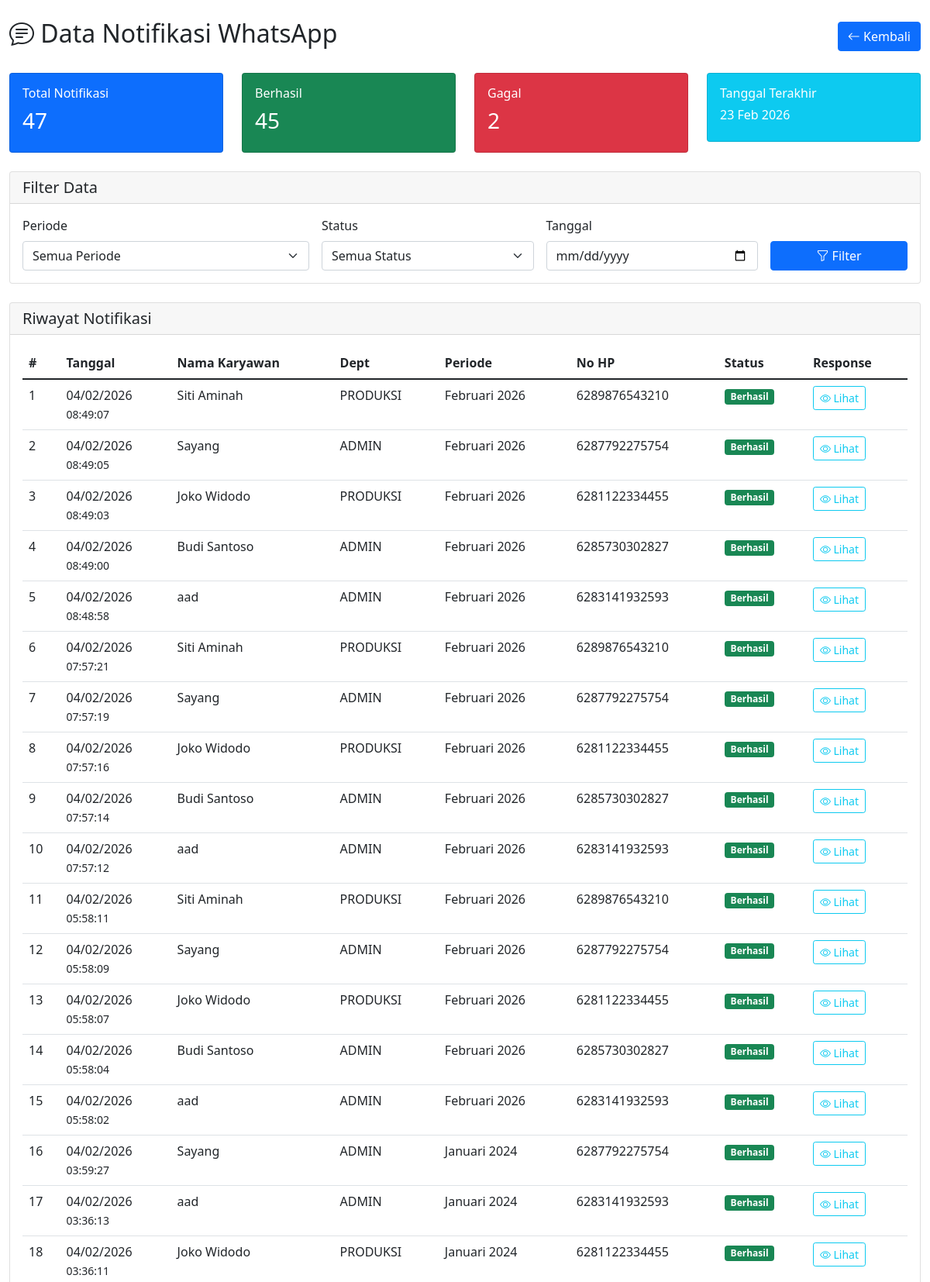
/data_notifikasi.php (signed in, upper part), run on the app's committed database.
### tables this page shows
CREATE TABLE `notifikasi_log` (
  `id` int NOT NULL,
  `gaji_karyawan_id` int NOT NULL,
  `no_hp` varchar(20) DEFAULT NULL,
  `pesan` text,
  `status` enum('pending','sent','failed') DEFAULT 'pending',
  `response` text,
  `sent_at` timestamp NULL DEFAULT NULL,
  `created_at` timestamp NULL DEFAULT CURRENT_TIMESTAMP
);

CREATE TABLE `karyawan` (
  `id` int NOT NULL,
  `nama` varchar(100) NOT NULL,
  `dept` enum('ADMIN','PRODUKSI') DEFAULT 'ADMIN',
  `no_hp` varchar(20) DEFAULT NULL,
  `email` varchar(100) DEFAULT NULL,
  `created_at` timestamp NULL DEFAULT CURRENT_TIMESTAMP
);

CREATE TABLE `periode_gaji` (
  `id` int NOT NULL,
  `nama_periode` varchar(50) DEFAULT NULL,
  `periode_start` date NOT NULL,
  `periode_end` date NOT NULL,
  `status` enum('draft','final','paid') DEFAULT 'draft',
  `created_at` timestamp NULL DEFAULT CURRENT_TIMESTAMP
);

### data_notifikasi.php (the view, shortened to what this page needs)
<?php
$db = getDB();
$filter_date = $_GET['date'] ?? '';
$query = "SELECT nl.*, k.nama as nama_karyawan, k.dept, p.nama_periode, gk.gaji_bersih
          FROM notifikasi_log nl
          JOIN gaji_karyawan gk ON nl.gaji_karyawan_id = gk.id
          JOIN karyawan k ON gk.karyawan_id = k.id
          JOIN periode_gaji p ON gk.periode_id = p.id
          WHERE 1=1";
$params = [];
$query .= " ORDER BY nl.created_at DESC";
$stmt = $db->prepare($query);
$stmt->execute($params);
$notifications = $stmt->fetchAll();
$total_sent = $db->query("SELECT COUNT(*) as total FROM notifikasi_log WHERE status = 'sent'")->fetch()['total'];
$total_failed = $db->query("SELECT COUNT(*) as total FROM notifikasi_log WHERE status = 'failed'")->fetch()['total'];
$total_all = $db->query("SELECT COUNT(*) as total FROM notifikasi_log")->fetch()['total'];
?>
<!DOCTYPE html>
<html lang="id">
<head>
    <link href="https://cdn.jsdelivr.net/npm/bootstrap@5.1.3/dist/css/bootstrap.min.css" rel="stylesheet">
    <link rel="stylesheet" href="https://cdn.jsdelivr.net/npm/bootstrap-icons@1.8.1/font/bootstrap-icons.css">
</head>
<body>
    <div class="container-fluid mt-4">
        <div class="d-flex justify-content-between align-items-center mb-4">
            <h2><i class="bi bi-chat-text"></i> Data Notifikasi WhatsApp</h2>
            <a href="send_notif.php" class="btn btn-primary">
                <i class="bi bi-arrow-left"></i> Kembali
            </a>
        </div>
        <div class="row mb-4">
            <div class="col-md-3">
                <div class="card bg-primary text-white">
                    <div class="card-body">
                        <h6>Total Notifikasi</h6>
                        <h3><?php echo $total_all; ?></h3>
                    </div>
                </div>
            </div>
            <div class="col-md-3">
                <div class="card bg-success text-white">
                    <div class="card-body">
                        <h6>Berhasil</h6>
                        <h3><?php echo $total_sent; ?></h3>
                    </div>
                </div>
            </div>
            <div class="col-md-3">
                <div class="card bg-danger text-white">
                    <div class="card-body">
                        <h6>Gagal</h6>
                        <h3><?php echo $total_failed; ?></h3>
                    </div>
                </div>
            </div>
            <div class="col-md-3">
                <div class="card bg-info text-white">
                    <div class="card-body">
                        <h6>Tanggal Terakhir</h6>
                        <h6><?php echo date('d M Y'); ?></h6>
                    </div>
                </div>
            </div>
        </div>
        <div class="card mb-4">
            <div class="card-header">
                <h5 class="mb-0">Filter Data</h5>
            </div>
            <div class="card-body">
                <form method="GET" action="" class="row g-3">
                    <div class="col-md-4">
                        <label class="form-label">Periode</label>
                        <select name="periode" class="form-select">
                            <option value="">Semua Periode</option>
                        </select>
                    </div>
                    <div class="col-md-3">
                        <label class="form-label">Status</label>
                        <select name="status" class="form-select">
                            <option value="">Semua Status</option>
                        </select>
                    </div>
                    <div class="col-md-3">
                        <label class="form-label">Tanggal</label>
                        <input type="date" name="date" class="form-control" value="<?php echo $filter_date; ?>">
                    </div>
                    <div class="col-md-2 d-flex align-items-end">
                        <button type="submit" class="btn btn-primary w-100">
                            <i class="bi bi-funnel"></i> Filter
                        </button>
                    </div>
                </form>
            </div>
        </div>
        <div class="card">
            <div class="card-header">
                <h5 class="mb-0">Riwayat Notifikasi</h5>
            </div>
            <div class="card-body">
                <?php if (empty($notifications)): ?>
                    <div class="alert alert-info">
                        <i class="bi bi-info-circle"></i> Tidak ada data notifikasi.
                    </div>
                <?php else: ?>
                    <div class="table-responsive">
                        <table class="table table-hover">
                            <thead>
                                <tr>
                                    <th>#</th>
                                    <th>Tanggal</th>
                                    <th>Nama Karyawan</th>
                                    <th>Dept</th>
                                    <th>Periode</th>
                                    <th>No HP</th>
                                    <th>Status</th>
                                    <th>Response</th>
                                </tr>
                            </thead>
                            <tbody>
                                <?php foreach ($notifications as $index => $notif): ?>
                                    <tr>
                                        <td><?php echo $index + 1; ?></td>
                                        <td>
                                            <?php echo date('d/m/Y', strtotime($notif['created_at'])); ?><br>
                                            <small><?php echo date('H:i:s', strtotime($notif['created_at'])); ?></small>
                                        </td>
                                        <td><?php echo htmlspecialchars($notif['nama_karyawan']); ?></td>
                                        <td><?php echo $notif['dept']; ?></td>
                                        <td><?php echo htmlspecialchars($notif['nama_periode']); ?></td>
                                        <td><?php echo $notif['no_hp']; ?></td>
                                        <td>
                                            <?php if ($notif['status'] == 'sent'): ?>
                                                <span class="badge bg-success">Berhasil</span>
                                            <?php elseif ($notif['status'] == 'failed'): ?>
                                                <span class="badge bg-danger">Gagal</span>
                                            <?php else: ?>
                                                <span class="badge bg-warning">Pending</span>
                                            <?php endif; ?>
                                        </td>
                                        <td>
                                            <button class="btn btn-sm btn-outline-info"
                                                    onclick="showResponse('<?php echo htmlspecialchars($notif['response']); ?>')">
                                                <i class="bi bi-eye"></i> Lihat
                                            </button>
                                        </td>
                                    </tr>
                                <?php endforeach; ?>
                            </tbody>
                        </table>
                    </div>
                <?php endif; ?>
            </div>
        </div>
    </div>
</body>
</html>

### data on the page
notifikasi_log: created_at "04/02/2026", created_at "08:49:07", karyawan.nama "Siti Aminah", karyawan.dept "PRODUKSI", periode_gaji.nama_periode "Februari 2026", no_hp "6289876543210", status "Berhasil"
notifikasi_log: created_at "04/02/2026", created_at "08:49:05", karyawan.nama "Sayang", karyawan.dept "ADMIN", periode_gaji.nama_periode "Februari 2026", no_hp "6287792275754", status "Berhasil"
notifikasi_log: created_at "04/02/2026", created_at "08:49:03", karyawan.nama "Joko Widodo", karyawan.dept "PRODUKSI", periode_gaji.nama_periode "Februari 2026", no_hp "6281122334455", status "Berhasil"
notifikasi_log: created_at "04/02/2026", created_at "08:49:00", karyawan.nama "Budi Santoso", karyawan.dept "ADMIN", periode_gaji.nama_periode "Februari 2026", no_hp "6285730302827", status "Berhasil"
notifikasi_log: created_at "04/02/2026", created_at "08:48:58", karyawan.nama "aad", karyawan.dept "ADMIN", periode_gaji.nama_periode "Februari 2026", no_hp "6283141932593", status "Berhasil"
notifikasi_log: created_at "04/02/2026", created_at "07:57:21", karyawan.nama "Siti Aminah", karyawan.dept "PRODUKSI", periode_gaji.nama_periode "Februari 2026", no_hp "6289876543210", status "Berhasil"
notifikasi_log: created_at "04/02/2026", created_at "07:57:19", karyawan.nama "Sayang", karyawan.dept "ADMIN", periode_gaji.nama_periode "Februari 2026", no_hp "6287792275754", status "Berhasil"
notifikasi_log: created_at "04/02/2026", created_at "07:57:16", karyawan.nama "Joko Widodo", karyawan.dept "PRODUKSI", periode_gaji.nama_periode "Februari 2026", no_hp "6281122334455", status "Berhasil"
notifikasi_log: created_at "04/02/2026", created_at "07:57:14", karyawan.nama "Budi Santoso", karyawan.dept "ADMIN", periode_gaji.nama_periode "Februari 2026", no_hp "6285730302827", status "Berhasil"
notifikasi_log: created_at "04/02/2026", created_at "07:57:12", karyawan.nama "aad", karyawan.dept "ADMIN", periode_gaji.nama_periode "Februari 2026", no_hp "6283141932593", status "Berhasil"
notifikasi_log: created_at "04/02/2026", created_at "05:58:11", karyawan.nama "Siti Aminah", karyawan.dept "PRODUKSI", periode_gaji.nama_periode "Februari 2026", no_hp "6289876543210", status "Berhasil"
notifikasi_log: created_at "04/02/2026", created_at "05:58:09", karyawan.nama "Sayang", karyawan.dept "ADMIN", periode_gaji.nama_periode "Februari 2026", no_hp "6287792275754", status "Berhasil"
notifikasi_log: created_at "04/02/2026", created_at "05:58:07", karyawan.nama "Joko Widodo", karyawan.dept "PRODUKSI", periode_gaji.nama_periode "Februari 2026", no_hp "6281122334455", status "Berhasil"
notifikasi_log: created_at "04/02/2026", created_at "05:58:04", karyawan.nama "Budi Santoso", karyawan.dept "ADMIN", periode_gaji.nama_periode "Februari 2026", no_hp "6285730302827", status "Berhasil"
notifikasi_log: created_at "04/02/2026", created_at "05:58:02", karyawan.nama "aad", karyawan.dept "ADMIN", periode_gaji.nama_periode "Februari 2026", no_hp "6283141932593", status "Berhasil"
notifikasi_log: created_at "04/02/2026", created_at "03:59:27", karyawan.nama "Sayang", karyawan.dept "ADMIN", periode_gaji.nama_periode "Januari 2024", no_hp "6287792275754", status "Berhasil"
notifikasi_log: created_at "04/02/2026", created_at "03:36:13", karyawan.nama "aad", karyawan.dept "ADMIN", periode_gaji.nama_periode "Januari 2024", no_hp "6283141932593", status "Berhasil"
notifikasi_log: created_at "04/02/2026", created_at "03:36:11", karyawan.nama "Joko Widodo", karyawan.dept "PRODUKSI", periode_gaji.nama_periode "Januari 2024", no_hp "6281122334455", status "Berhasil"

### other printed values
$total_all "47"
$total_sent "45"
$total_failed "2"
